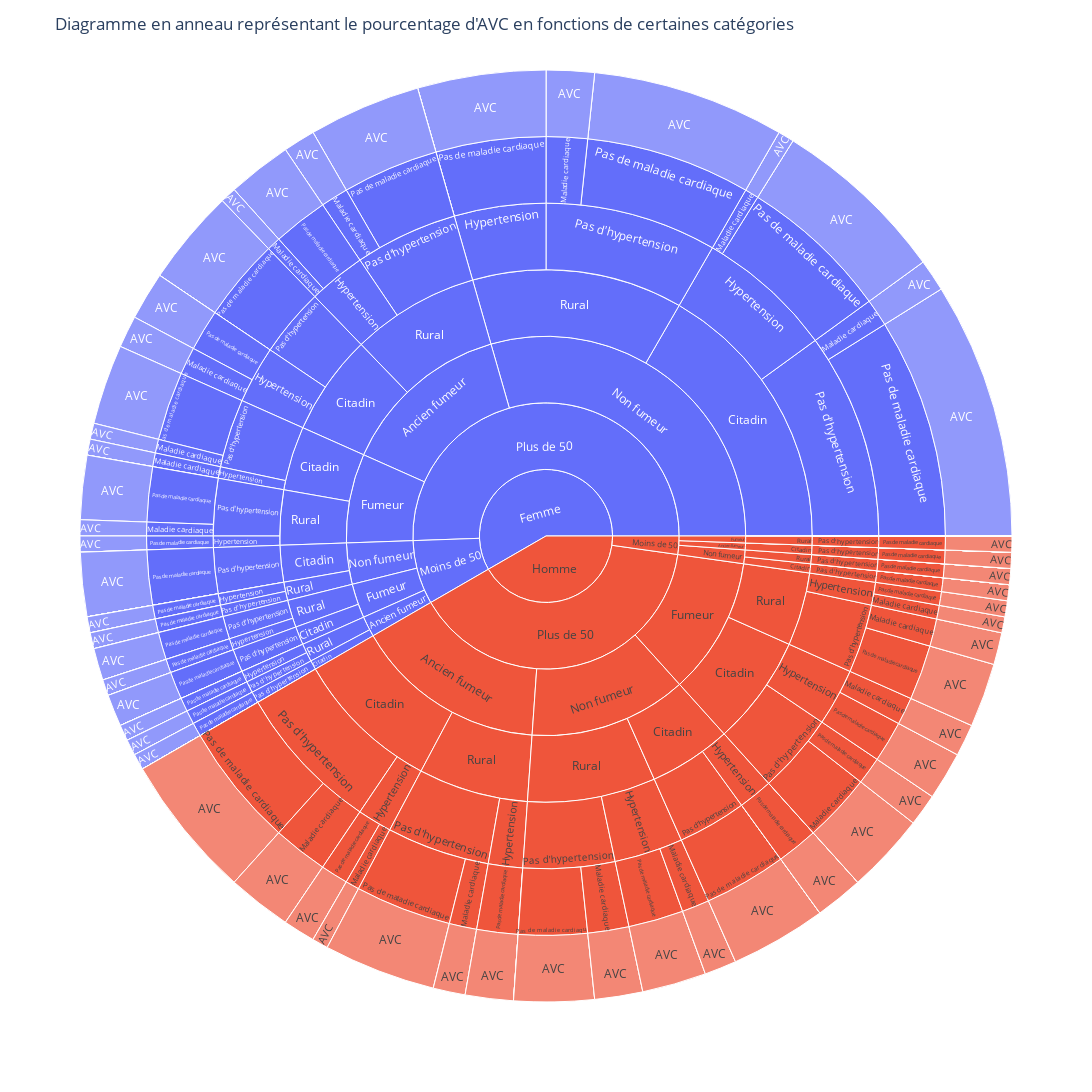

The notebook cell this image was saved under:
### Markdown cell above
Regardons vos risques !

### Code cell
df = init_traitement_DB()

id2 = df[df["smoking_status"] == "Unknown"].index
df = df.drop(id2)
# On regroupe les colonnes par ce que l'on souhaite faire avec en renommant les variables
def map_values(column, mapping, default='Unknown'):
    return column.map(lambda x: mapping.get(x, default))

# Définition des fonctions de mapping
hypertension_mapping = {0: 'Pas d\'hypertension', 1: 'Hypertension'}
heart_disease_mapping = {0: 'Pas de maladie cardiaque', 1: 'Maladie cardiaque'}
stroke_mapping = {0: 'Pas d\'AVC', 1: 'AVC'}
residence_type_mapping = {'Urban': 'Citadin', 'Rural': 'Rural'}
gender_mapping = {'Male': 'Homme', 'Female': 'Femme', 'Other': 'Autre'}
smoking_status_mapping = {'formerly smoked': 'Ancien fumeur', 'never smoked': 'Non fumeur', 'smokes': 'Fumeur'}

# On effectue chaque mapping à chaque colonne
df['gender'] = map_values(df['gender'], gender_mapping)
df['hypertension'] = map_values(df['hypertension'], hypertension_mapping)
df['heart_disease'] = map_values(df['heart_disease'], heart_disease_mapping)
df['stroke'] = map_values(df['stroke'], stroke_mapping)
df['smoking_status'] = map_values(df['smoking_status'], smoking_status_mapping)
df['Residence_type'] = map_values(df['Residence_type'], residence_type_mapping)

# On décide de couper la population en deux : les plus ou moins de 50 ans
df['age_group'] = pd.cut(df['age'], bins=[0, 50, float('inf')], labels=['Moins de 50', 'Plus de 50'])

# On les regroupe et on compte les individus par catégorie
grouped = df.groupby(['gender', 'age_group', 'smoking_status', 'Residence_type', 'hypertension', 'heart_disease', 'stroke']).size().reset_index(name='count')

# On calcule les pourcentage dans le dernier cercle
total_strokes = grouped[grouped['stroke'] == 'AVC']['count'].sum()
grouped['percentage'] = grouped.apply(lambda row: (row['count'] / total_strokes) * 100 if row['stroke'] == 'AVC' else None, axis=1)


fig = px.sunburst(grouped, path=['gender', 'age_group', 'smoking_status', 'Residence_type', 'hypertension', 'heart_disease', 'stroke'], values='percentage')

fig.update_layout(
    title="Diagramme en anneau représentant le pourcentage d'AVC en fonctions de certaines catégories",
    width=1300,  
    height=1300   
)

fig.show()

### Figure 1 — Plotly figure (JSON) as saved in the notebook; plotly's stock layout.template omitted (floating-point values rounded to 4 significant figures; data arrays with more than 128 entries replaced by an {"elided": "..."} marker saying what was removed)
{"data": [{"branchvalues": "total", "domain": {"x": [0.0, 1.0], "y": [0.0, 1.0]}, "hovertemplate": "labels=%{label}<br>percentage=%{value}<br>parent=%{parent}<br>id=%{id}<extra></extra>", "ids": {"elided": "378 str values"}, "labels": {"elided": "378 str values"}, "name": "", "parents": {"elided": "378 str values"}, "values": {"elided": "378 float values"}, "type": "sunburst"}], "layout": {"legend": {"tracegroupgap": 0}, "margin": {"t": 60}, "title": {"text": "Diagramme en anneau représentant le pourcentage d'AVC en fonctions de certaines catégories"}, "width": 1300, "height": 1300}}
